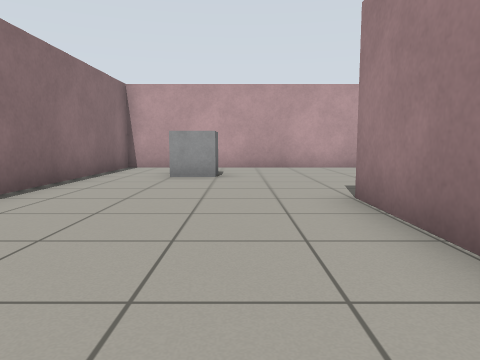
[1] (above)

21 first-person views from a walk through a robot-simulator world made for Gazebo. The camera is 0.72 m above the floor, tilts 6° down and sees 70° across. The floor is counted in squares, 1 m on a side. Each view is taken from the middle of a square. On the plan, view 1 faces up. The plan holds only what a view shows up to about 11 squares ahead; the rest is blank.

[2]
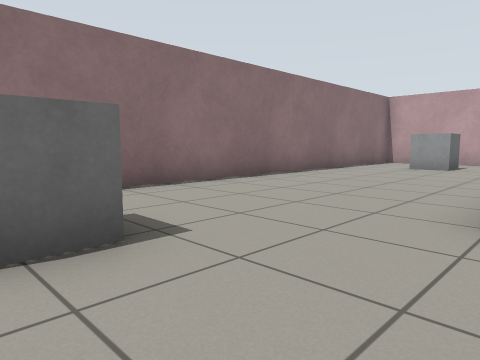

[3]
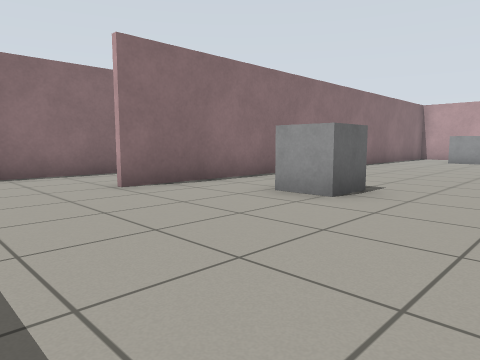

[4]
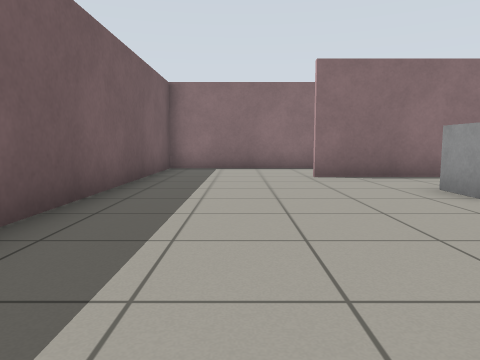

[5]
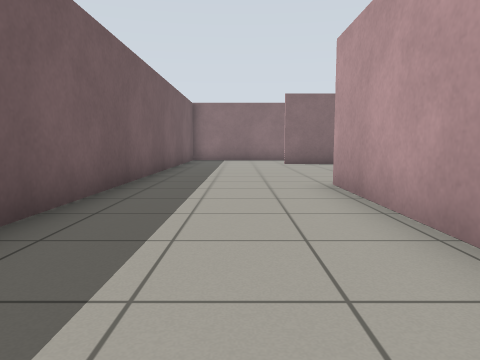

[6]
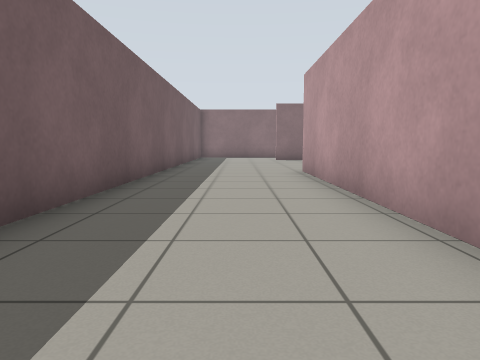

[7]
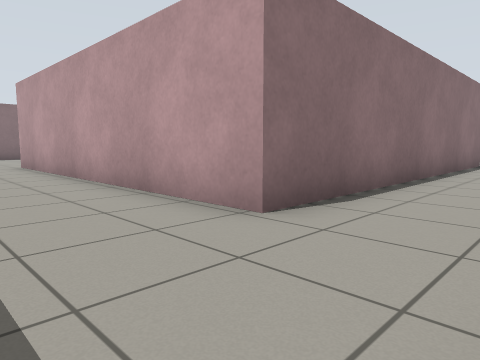

[8]
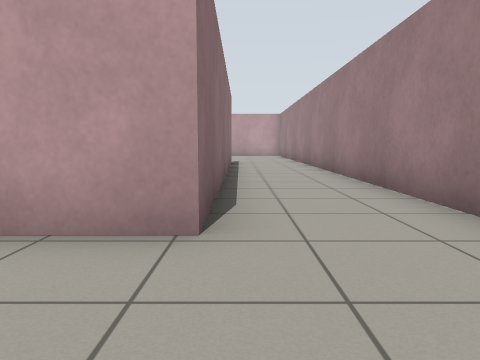

[9]
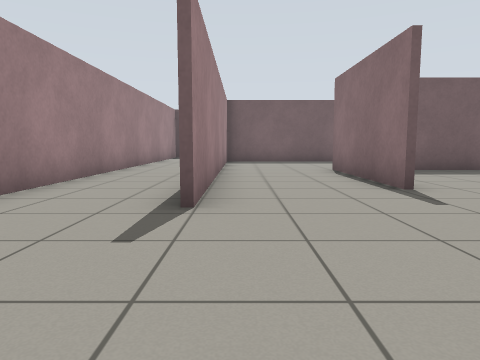

[10]
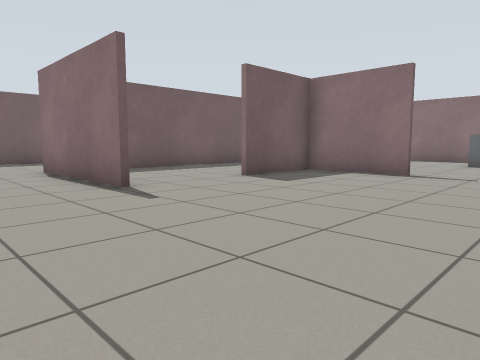

[11]
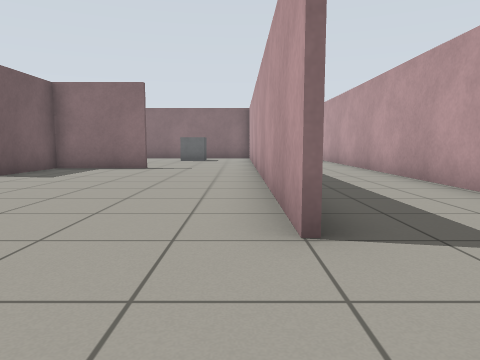

[12]
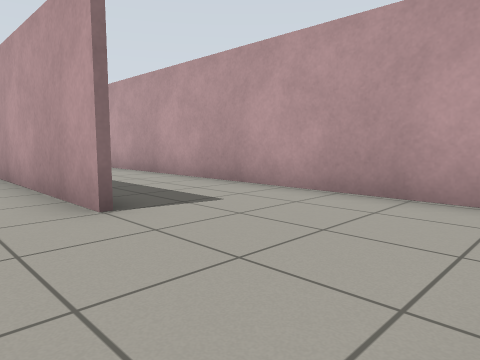

[13]
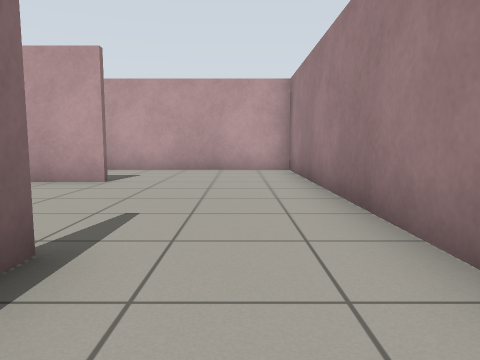

[14]
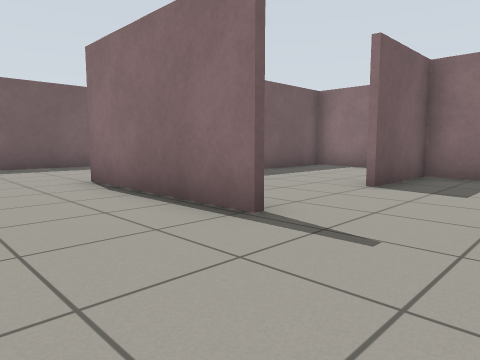

[15]
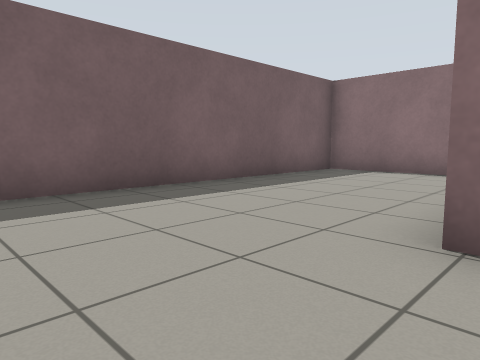

[16]
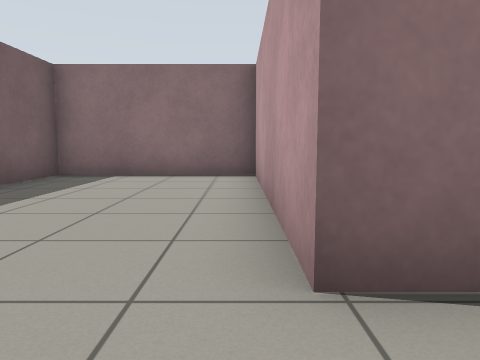

[17]
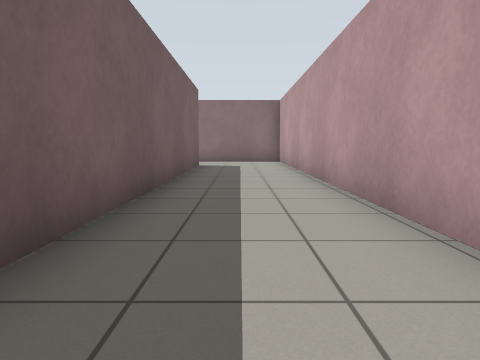

[18]
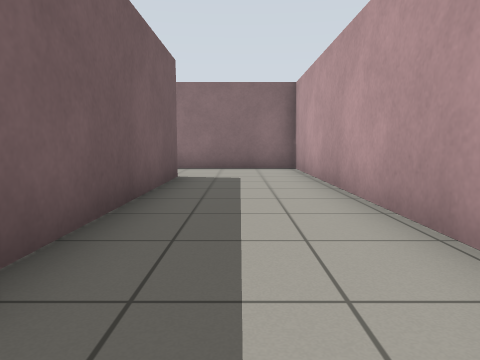

[19]
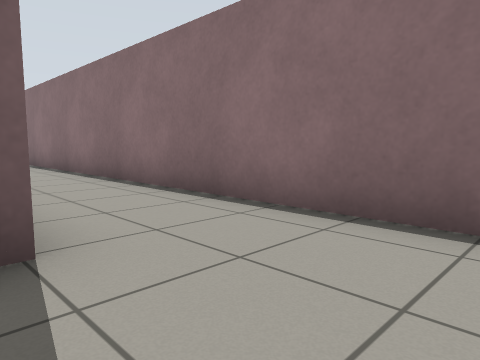

[20]
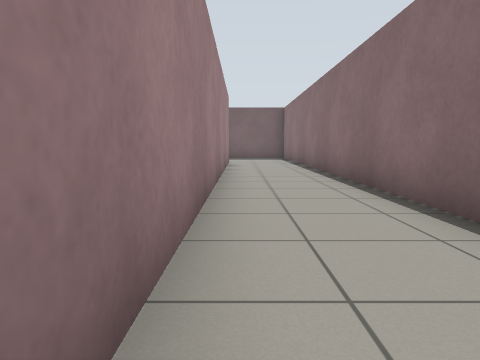

[21]
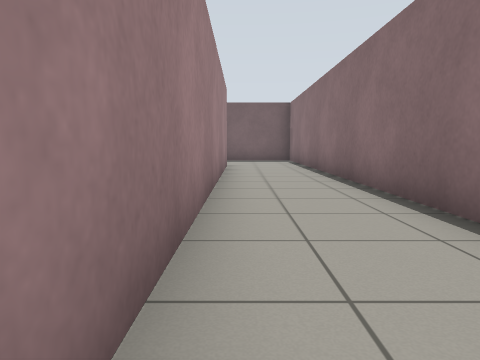

### Floor plan
Points are (right, up) in squares from view 1. A wall is a line through its corners. A room is listed if a view was taken in it or the views show most of it. See-through windows are left out.
Room 1 (views 1, 2, 3, 4, 5, 6, 7, 8, 9, 10, 11, 12, 13, 14, 15, 16, 17, 18, 19, 20, 21)
walls: (1.7, 2.4) (1.7, 1.5); (2.6, 0.5) (7.3, 0.5); (1.5, 2.1) (1.5, 4.6); (3.8, 7.2) (3.8, 4.6) (6.4, 4.6); (9.4, 4.6) (9.4, 0.4) (3.1, 0.4) (3.1, -4.2) (11.1, -4.2); (12.7, 6.2) (12.7, -4.3) (2.9, -4.3); (12.5, -1) (12.5, 6.2); (11.5, 10.5) (-3.4, 10.5) (-3.4, -4.5); (-3.6, -4) (-3.6, 8.5); (-3.6, 10.6) (6.1, 10.6); (15.4, -3.6) (15.4, 13.6) (-6.2, 13.6) (-6.2, -8.1) (9.1, -8.1)
objects: grey box (-1, -3) to (-1, -2); grey box (-1, 8)

Where each view was taken, in squares from view 1:
view 1: 0 up, 0 right, facing up
view 2: 3 down, 2 right, facing up-left
view 3: 7 down, 2 right, facing up-left
view 4: 6 down, 4 right, facing left
view 5: 6 down, 9 right, facing left
view 6: 6 down, 12 right, facing left
view 7: 7 down, 15 right, facing up-left
view 8: 7 down, 13 right, facing up
view 9: 10 up, 12 right, facing down
view 10: 10 up, 12 right, facing down-left
view 11: 10 up, 14 right, facing left
view 12: 9 up, 15 right, facing up-left
view 13: 4 up, 14 right, facing up
view 14: 7 up, 12 right, facing down-left
view 15: 1 up, 12 right, facing down-left
view 16: 0 up, 11 right, facing left
view 17: 12 up, 8 right, facing left
view 18: 12 up, 4 right, facing left
view 19: 13 up, 3 left, facing down-left
view 20: 9 up, 4 left, facing down
view 21: 7 up, 4 left, facing down
